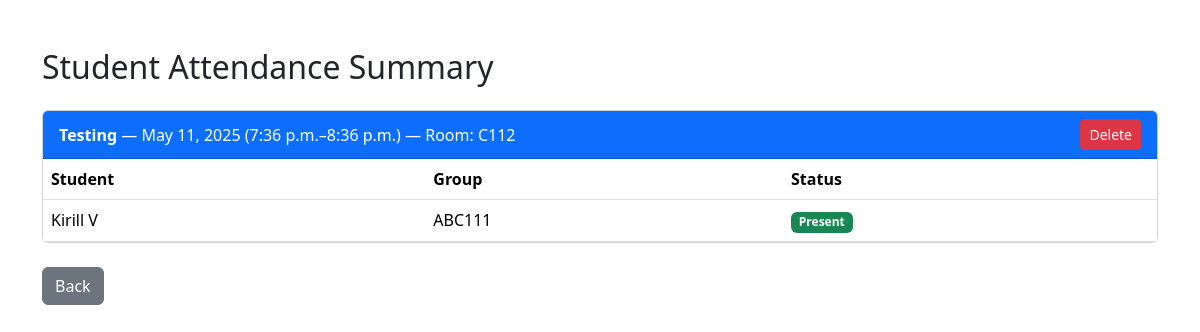
/att/teacher/attendance/ (signed in), run on the app's committed database.
### attendance/models.py (models this page shows, shortened)
class Lecture(models.Model):
    subject = models.CharField(max_length=100)
    start_time = models.TimeField()
    end_time = models.TimeField()
    date = models.DateField()
    teacher = models.ForeignKey(TeacherProfile, on_delete=models.CASCADE)
    group = models.ForeignKey(Group, on_delete=models.CASCADE)
    room_number = models.CharField(max_length=20)
    students = models.ManyToManyField('StudentProfile', through='Attendance')
    access_key = models.CharField(max_length=20, blank=True, null=True)
    key_expires_at = models.DateTimeField(blank=True, null=True)

class Attendance(models.Model):
    student = models.ForeignKey(StudentProfile, on_delete=models.CASCADE)
    lecture = models.ForeignKey(Lecture, on_delete=models.CASCADE)
    is_present = models.BooleanField(default=False)

class StudentProfile(models.Model):
    user = models.OneToOneField(User, on_delete=models.CASCADE)
    group = models.ForeignKey(Group, on_delete=models.SET_NULL, null=True, blank=True)

class User(AbstractUser):
    username = None
    first_name = models.CharField(max_length=50, blank=True)
    last_name = models.CharField(max_length=50, blank=True)
    email = models.EmailField(unique=True)
    university_id = models.CharField(max_length=8, unique=True)
    birth_date = models.DateField(null=True, blank=True)
    is_student = models.BooleanField(default=False)
    is_teacher = models.BooleanField(default=False)
    USERNAME_FIELD = "email"
    REQUIRED_FIELDS = []

class Group(models.Model):
    name = models.CharField(max_length=100)
    department = models.ForeignKey("Department", null=True, blank=True, on_delete=models.SET_NULL)

### attendance/views.py (the view)
# urls.py: path("teacher/attendance/", teacher_attendance_summary, name="teacher_attendance_summary"),
@login_required
def teacher_attendance_summary(request):
    if not hasattr(request.user, "teacherprofile"):
        return redirect("attendance:index")
    teacher = request.user.teacherprofile
    lectures = Lecture.objects.filter(teacher=teacher).order_by("-date", "-start_time").prefetch_related("attendance_set__student")
    summary = []
    for lecture in lectures:
        attendance_records = Attendance.objects.filter(lecture=lecture).select_related("student__user")
        summary.append({
            "lecture": lecture,
            "records": attendance_records,
        })
    context = {
        "summary": summary,
    }
    return render(request, "attendance/teacher_attendance_summary.html", context)

### attendance/templates/attendance/teacher_attendance_summary.html (shortened to what this page needs)
<!DOCTYPE html>
<html lang="en">
<head>
    <link href="https://cdn.jsdelivr.net/npm/bootstrap@5.3.5/dist/css/bootstrap.min.css" rel="stylesheet">
</head>
<body>
<div class="container mt-5">
    <h2 class="mb-4">Student Attendance Summary</h2>
    {% for item in summary %}
        <div class="card mb-4">
            <div class="card-header bg-primary text-white d-flex justify-content-between align-items-center">
                <div>
                    <strong>{{ item.lecture.subject }}</strong> —
                    {{ item.lecture.date }} ({{ item.lecture.start_time }}–{{ item.lecture.end_time }}) —
                    Room: {{ item.lecture.room_number }}
                </div>
                <form method="post" action="{% url 'attendance:delete_lecture_summary' item.lecture.id %}" style="margin: 0;">
                    <button type="submit" class="btn btn-sm btn-danger"
                            onclick="return confirm('Are you sure you want to delete this lecture?');">
                        Delete
                    </button>
                </form>
            </div>
            <div class="card-body p-0">
                <table class="table mb-0">
                    <thead>
                        <tr>
                            <th>Student</th>
                            <th>Group</th>
                            <th>Status</th>
                        </tr>
                    </thead>
                    <tbody>
                        {% for record in item.records %}
                            <tr>
                                <td>{{ record.student.user.get_full_name }}</td>
                                <td>{{ record.student.group.name }}</td>
                                <td>
                                    {% if record.is_present %}
                                        <span class="badge bg-success">Present</span>
                                    {% else %}
                                        <span class="badge bg-danger">Absent</span>
                                    {% endif %}
                                </td>
                            </tr>
                        {% empty %}
                            <tr><td colspan="3">No attendance records yet.</td></tr>
                        {% endfor %}
                    </tbody>
                </table>
            </div>
        </div>
    {% empty %}
        <p>No lectures found.</p>
    {% endfor %}
    <a href="{% url 'attendance:teacher_page' %}" class="btn btn-secondary">Back</a>
</div>
</body>
</html>

### data on the page
Lecture: lecture.subject "Testing", lecture "May 11, 2025", lecture.start_time "7:36 p.m.", lecture.end_time "8:36 p.m.", lecture.room_number "C112"
Attendance: student.user.get_full_name "Kirill V", student.group.name "ABC111", is_present "Present"
